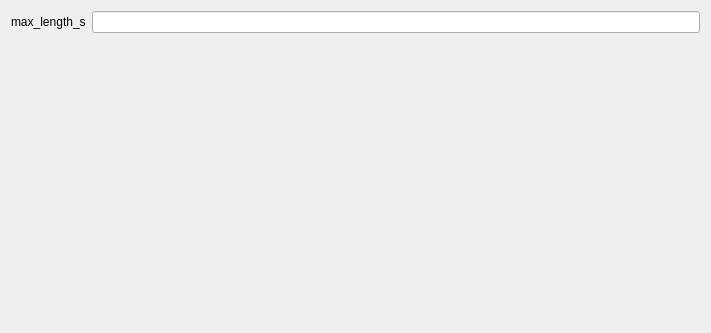
<?xml version="1.0" encoding="UTF-8"?>
<ui version="4.0">
 <class>EventsSplitterSettingsView</class>
 <widget class="QWidget" name="EventsSplitterSettingsView">
  <property name="geometry">
   <rect>
    <x>0</x>
    <y>0</y>
    <width>711</width>
    <height>333</height>
   </rect>
  </property>
  <property name="windowTitle">
   <string>Form</string>
  </property>
  <layout class="QVBoxLayout" name="verticalLayout">
   <item>
    <layout class="QHBoxLayout" name="events_horizontalLayout"/>
   </item>
   <item>
    <layout class="QHBoxLayout" name="max_length_s_horizontalLayout">
     <item>
      <widget class="QLabel" name="max_length_s_label">
       <property name="text">
        <string>max_length_s</string>
       </property>
      </widget>
     </item>
     <item>
      <widget class="QLineEdit" name="max_length_s_lineedit"/>
     </item>
    </layout>
   </item>
   <item>
    <spacer name="verticalSpacer">
     <property name="orientation">
      <enum>Qt::Vertical</enum>
     </property>
     <property name="sizeHint" stdset="0">
      <size>
       <width>20</width>
       <height>40</height>
      </size>
     </property>
    </spacer>
   </item>
  </layout>
 </widget>
 <resources/>
 <connections/>
</ui>
